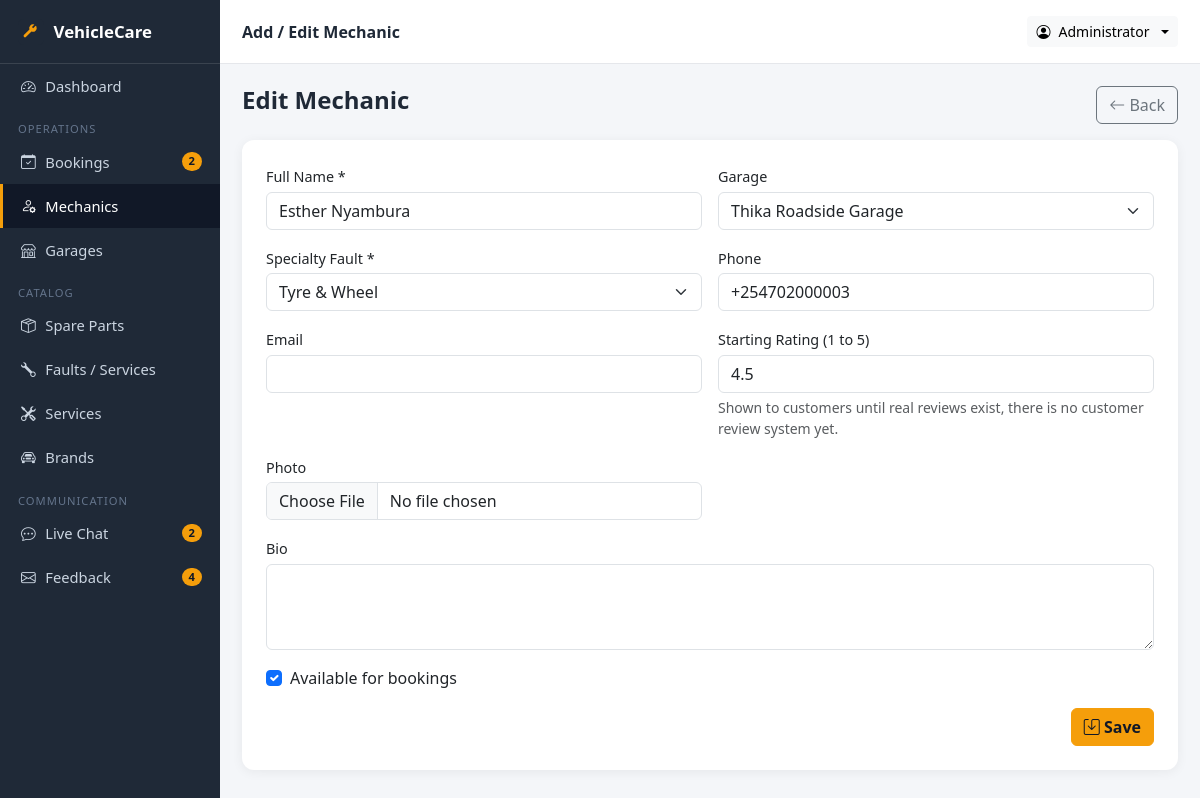
Screenshot of /admin/mechanic_edit.php?id=13 (signed in) with the database file from the repository.
### tables this page shows
CREATE TABLE `mechanics` (
  `mechanic_id` int(11) NOT NULL AUTO_INCREMENT,
  `garage_id` int(11) DEFAULT NULL,
  `full_name` varchar(100) NOT NULL,
  `specialty_fault_id` int(11) DEFAULT NULL,
  `phone` varchar(20) DEFAULT NULL,
  `email` varchar(100) DEFAULT NULL,
  `photo_path` varchar(255) DEFAULT NULL,
  `bio` text DEFAULT NULL,
  `rating` decimal(2,1) DEFAULT 5.0,
  `is_available` tinyint(1) DEFAULT 1,
  `created_at` timestamp NOT NULL DEFAULT current_timestamp(),
  PRIMARY KEY (`mechanic_id`),
  KEY `garage_id` (`garage_id`),
  KEY `specialty_fault_id` (`specialty_fault_id`),
  CONSTRAINT `mechanics_ibfk_1` FOREIGN KEY (`garage_id`) REFERENCES `garages` (`garage_id`) ON DELETE SET NULL,
  CONSTRAINT `mechanics_ibfk_2` FOREIGN KEY (`specialty_fault_id`) REFERENCES `faults` (`fault_id`) ON DELETE SET NULL
);

CREATE TABLE `garages` (
  `garage_id` int(11) NOT NULL AUTO_INCREMENT,
  `name` varchar(120) NOT NULL,
  `county` varchar(80) DEFAULT NULL,
  `physical_location` varchar(200) DEFAULT NULL,
  `latitude` decimal(10,7) DEFAULT NULL,
  `longitude` decimal(10,7) DEFAULT NULL,
  `phone` varchar(20) DEFAULT NULL,
  `whatsapp` varchar(20) DEFAULT NULL,
  `email` varchar(100) DEFAULT NULL,
  `opening_hours` varchar(100) DEFAULT '24/7',
  `description` text DEFAULT NULL,
  `image_path` varchar(255) DEFAULT NULL,
  `is_active` tinyint(1) DEFAULT 1,
  `created_at` timestamp NOT NULL DEFAULT current_timestamp(),
  PRIMARY KEY (`garage_id`)
);

CREATE TABLE `faults` (
  `fault_id` int(11) NOT NULL AUTO_INCREMENT,
  `name` varchar(120) NOT NULL,
  `description` text DEFAULT NULL,
  `icon_path` varchar(255) DEFAULT NULL,
  PRIMARY KEY (`fault_id`)
);

### admin/mechanic_edit.php (the view, shortened to what this page needs)
<?php
require_once __DIR__.'/includes/admin_header.php';
$id=(int)($_GET['id'] ?? 0);
$m=['full_name'=>'','garage_id'=>'','specialty_fault_id'=>'','phone'=>'','email'=>'','photo_path'=>'','bio'=>'','rating'=>5.0,'is_available'=>1];
if($id){ $s=$pdo->prepare("SELECT * FROM mechanics WHERE mechanic_id=?"); $s->execute([$id]); $m=$s->fetch()?:$m; }
$garages=$pdo->query("SELECT * FROM garages ORDER BY name")->fetchAll();
$faults =$pdo->query("SELECT * FROM faults ORDER BY name")->fetchAll();
?>
<div class="d-flex justify-content-between mb-3">
  <h4 class="fw-bold mb-0"><?= $id?'Edit':'Add' ?> Mechanic</h4>
  <a href="mechanics.php" class="btn btn-outline-secondary"><i class="bi bi-arrow-left"></i> Back</a>
</div>
<div class="card p-4">
  <form method="post" enctype="multipart/form-data" class="row g-3">
    <div class="col-md-6"><label class="form-label">Full Name *</label><input name="full_name" class="form-control" required value="<?= htmlspecialchars($m['full_name']) ?>"></div>
    <div class="col-md-6"><label class="form-label">Garage</label>
      <select name="garage_id" class="form-select">
        <?php foreach($garages as $g): ?><option value="<?= $g['garage_id'] ?>" <?= $m['garage_id']==$g['garage_id']?'selected':'' ?>><?= htmlspecialchars($g['name']) ?></option><?php endforeach; ?>
      </select></div>
    <div class="col-md-6"><label class="form-label">Specialty Fault *</label>
      <select name="specialty_fault_id" class="form-select" required>
        <?php foreach($faults as $f): ?><option value="<?= $f['fault_id'] ?>" <?= $m['specialty_fault_id']==$f['fault_id']?'selected':'' ?>><?= htmlspecialchars($f['name']) ?></option><?php endforeach; ?>
      </select></div>
    <div class="col-md-6"><label class="form-label">Phone</label><input name="phone" class="form-control" value="<?= htmlspecialchars($m['phone']) ?>"></div>
    <div class="col-md-6"><label class="form-label">Email</label><input name="email" class="form-control" value="<?= htmlspecialchars($m['email']) ?>"></div>
    <div class="col-md-6">
      <label class="form-label">Starting Rating (1 to 5)</label>
      <input type="number" step="0.1" min="1" max="5" name="rating" class="form-control" value="<?= htmlspecialchars($m['rating']) ?>">
      <div class="form-text">Shown to customers until real reviews exist, there is no customer review system yet.</div>
    </div>
    <div class="col-md-6"><label class="form-label">Photo</label><input type="file" name="photo" class="form-control" accept="image/*"></div>
    <div class="col-12"><label class="form-label">Bio</label><textarea name="bio" rows="3" class="form-control"><?= htmlspecialchars($m['bio']) ?></textarea></div>
    <div class="col-12 form-check ms-2"><input type="checkbox" name="is_available" class="form-check-input" id="ia" <?= $m['is_available']?'checked':'' ?>><label class="form-check-label" for="ia">Available for bookings</label></div>
    <div class="col-12 text-end"><button class="btn btn-warning fw-bold"><i class="bi bi-save"></i> Save</button></div>
  </form>
</div>
<?php require_once __DIR__.'/includes/admin_footer.php'; ?>

### assets/css/style.css (style rules this page uses)
:root { --bs-primary: #1f2937; --bs-primary-rgb: 31, 41, 55; --bs-link-color: #1f2937; --bs-link-color-rgb: 31, 41, 55; --bs-link-hover-color: #f59e0b; --bs-link-hover-color-rgb: 245, 158, 11; }
body { background: #f7f8fa; font-family: system-ui, -apple-system, "Segoe UI", Roboto, "Helvetica Neue", Arial, sans-serif; color: #1f2937; }
a { text-decoration: none; }
.card { border: none; border-radius: 12px; box-shadow: 0 2px 12px rgba(0,0,0,.06); }
.btn-warning { background: #f59e0b; border-color: #f59e0b; color: #111827; }
.form-label { font-weight: 500; font-size: .9rem; margin-bottom: .25rem; }

### admin/includes/admin_header.php (style rules this page uses)
body { background:#f4f6f9; }

### rows the page displays
mechanics: full_name "Esther Nyambura", garage_id "Thika Roadside Garage", specialty_fault_id "Tyre & Wheel", phone "+254702000003", rating "4.5", is_available "☑"

### other values shown
SITE_NAME "VehicleCare"
$navCounts['bookings'] "2"
$navCounts['chat'] "2"
$navCounts['feedback'] "4"
$pageTitle "Add / Edit Mechanic"
$_SESSION['user']['name'] "Administrator"
